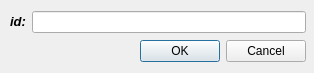
<?xml version="1.0" encoding="UTF-8"?>
<ui version="4.0">
 <class>Dialog</class>
 <widget class="QDialog" name="Dialog">
  <property name="geometry">
   <rect>
    <x>0</x>
    <y>0</y>
    <width>314</width>
    <height>73</height>
   </rect>
  </property>
  <property name="windowTitle">
   <string>Dialog</string>
  </property>
  <widget class="QWidget" name="layoutWidget">
   <property name="geometry">
    <rect>
     <x>10</x>
     <y>10</y>
     <width>296</width>
     <height>53</height>
    </rect>
   </property>
   <layout class="QVBoxLayout" name="verticalLayout">
    <item>
     <layout class="QHBoxLayout" name="horizontalLayout">
      <item>
       <widget class="QLabel" name="label">
        <property name="text">
         <string>&lt;html&gt;&lt;head/&gt;&lt;body&gt;&lt;p&gt;&lt;span style=&quot; font-size:10pt; font-weight:600; font-style:italic;&quot;&gt;id:&lt;/span&gt;&lt;/p&gt;&lt;/body&gt;&lt;/html&gt;</string>
        </property>
       </widget>
      </item>
      <item>
       <widget class="QLineEdit" name="lineEdit"/>
      </item>
     </layout>
    </item>
    <item>
     <widget class="QDialogButtonBox" name="buttonBox">
      <property name="standardButtons">
       <set>QDialogButtonBox::Cancel|QDialogButtonBox::Ok</set>
      </property>
     </widget>
    </item>
   </layout>
  </widget>
 </widget>
 <resources/>
 <connections/>
</ui>
